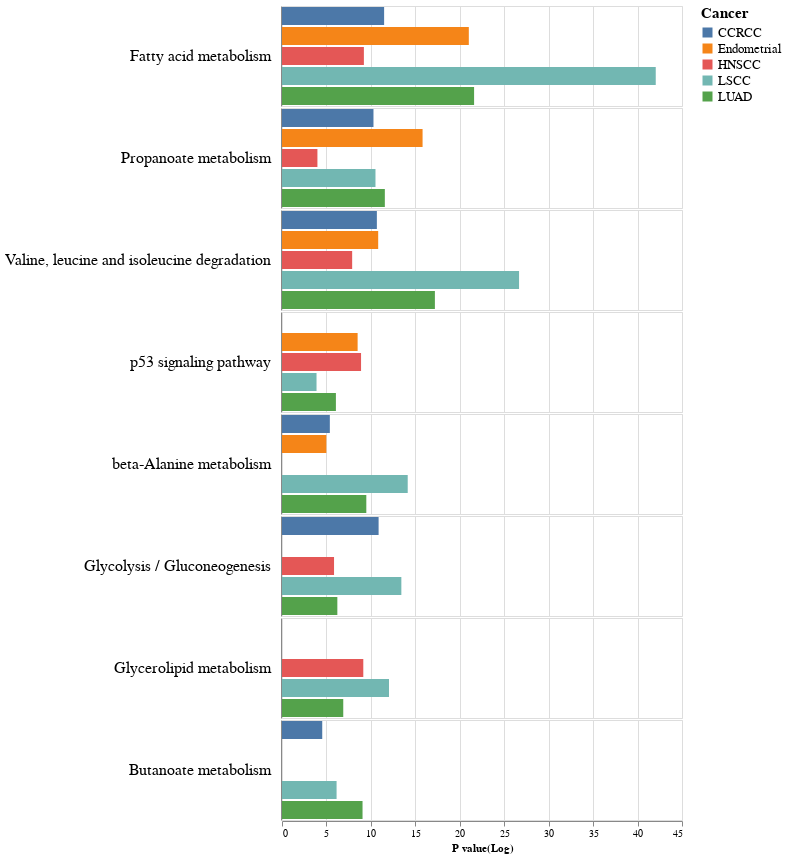

Notebook source saved alongside this figure:
### Code cell
chart = alt.Chart(kegg_df).mark_bar().encode(
    x = alt.X(
        'p_value',
        title = 'P value(Log)'
    ),
    y = alt.Y(
        'Cancer',
        title=None,
        axis=alt.Axis(
                labels=False,
                ticks=False,
                
            )
    ),
    color = 'Cancer',
    row=alt.Row(
        'description:O',
        sort = kegg_df['description'].values,
        spacing=0,
        header=alt.Header(
                title=None,
                labelAngle=0,
                labelAnchor="middle",
                labelOrient="left",
                labelAlign="left",labelFontSize=16
            )
    )
)
chart.configure_axis(
    titleFontSize=13
)
chart.configure_legend(
    titleFontSize=15,
    labelFontSize=13)

### Figure 1 — Vega-Lite specification as saved in the notebook (floating-point values rounded to 4 significant figures)
{"config": {"view": {"continuousWidth": 400, "continuousHeight": 300}, "legend": {"labelFontSize": 13, "titleFontSize": 15}}, "data": {"name": "data-c37a0ce767aadd5bbcdaa6a67b24d19e"}, "mark": "bar", "encoding": {"color": {"field": "Cancer", "type": "nominal"}, "row": {"field": "description", "header": {"labelAlign": "left", "labelAnchor": "middle", "labelAngle": 0, "labelFontSize": 16, "labelOrient": "left", "title": null}, "sort": ["Fatty acid metabolism", "Propanoate metabolism", "Valine, leucine and isoleucine degradation", "p53 signaling pathway", "beta-Alanine metabolism", "Fatty acid metabolism", "Valine, leucine and isoleucine degradation", "beta-Alanine metabolism", "Glycolysis / Gluconeogenesis", "Glycerolipid metabolism", "Propanoate metabolism", "Butanoate metabolism", "p53 signaling pathway", "Fatty acid metabolism", "Valine, leucine and isoleucine degradation", "Propanoate metabolism", "beta-Alanine metabolism", "Butanoate metabolism", "Glycerolipid metabolism", "Glycolysis / Gluconeogenesis", "p53 signaling pathway", "Fatty acid metabolism", "Glycolysis / Gluconeogenesis", "Valine, leucine and isoleucine degradation", "Propanoate metabolism", "beta-Alanine metabolism", "Butanoate metabolism", "Fatty acid metabolism", "Glycerolipid metabolism", "p53 signaling pathway", "Valine, leucine and isoleucine degradation", "Glycolysis / Gluconeogenesis", "Propanoate metabolism"], "spacing": 0, "type": "ordinal"}, "x": {"field": "p_value", "title": "P value(Log)", "type": "quantitative"}, "y": {"axis": {"labels": false, "ticks": false}, "field": "Cancer", "title": null, "type": "nominal"}}, "$schema": "https://vega.github.io/schema/vega-lite/v4.17.0.json", "datasets": {"data-c37a0ce767aadd5bbcdaa6a67b24d19e": [{"description": "Fatty acid metabolism", "p_value": 21.02, "Cancer": "Endometrial"}, {"description": "Propanoate metabolism", "p_value": 15.81, "Cancer": "Endometrial"}, {"description": "Valine, leucine and isoleucine degradation", "p_value": 10.82, "Cancer": "Endometrial"}, {"description": "p53 signaling pathway", "p_value": 8.508, "Cancer": "Endometrial"}, {"description": "beta-Alanine metabolism", "p_value": 4.988, "Cancer": "Endometrial"}, {"description": "Fatty acid metabolism", "p_value": 42.05, "Cancer": "LSCC"}, {"description": "Valine, leucine and isoleucine degradation", "p_value": 26.67, "Cancer": "LSCC"}, {"description": "beta-Alanine metabolism", "p_value": 14.14, "Cancer": "LSCC"}, {"description": "Glycolysis / Gluconeogenesis", "p_value": 13.43, "Cancer": "LSCC"}, {"description": "Glycerolipid metabolism", "p_value": 12.04, "Cancer": "LSCC"}, {"description": "Propanoate metabolism", "p_value": 10.52, "Cancer": "LSCC"}, {"description": "Butanoate metabolism", "p_value": 6.141, "Cancer": "LSCC"}, {"description": "p53 signaling pathway", "p_value": 3.885, "Cancer": "LSCC"}, {"description": "Fatty acid metabolism", "p_value": 21.61, "Cancer": "LUAD"}, {"description": "Valine, leucine and isoleucine degradation", "p_value": 17.2, "Cancer": "LUAD"}, {"description": "Propanoate metabolism", "p_value": 11.57, "Cancer": "LUAD"}, {"description": "beta-Alanine metabolism", "p_value": 9.485, "Cancer": "LUAD"}, {"description": "Butanoate metabolism", "p_value": 9.06, "Cancer": "LUAD"}, {"description": "Glycerolipid metabolism", "p_value": 6.891, "Cancer": "LUAD"}, {"description": "Glycolysis / Gluconeogenesis", "p_value": 6.226, "Cancer": "LUAD"}, {"description": "p53 signaling pathway", "p_value": 6.064, "Cancer": "LUAD"}, {"description": "Fatty acid metabolism", "p_value": 11.49, "Cancer": "CCRCC"}, {"description": "Glycolysis / Gluconeogenesis", "p_value": 10.87, "Cancer": "CCRCC"}, {"description": "Valine, leucine and isoleucine degradation", "p_value": 10.67, "Cancer": "CCRCC"}, {"description": "Propanoate metabolism", "p_value": 10.29, "Cancer": "CCRCC"}, {"description": "beta-Alanine metabolism", "p_value": 5.382, "Cancer": "CCRCC"}, {"description": "Butanoate metabolism", "p_value": 4.527, "Cancer": "CCRCC"}, {"description": "Fatty acid metabolism", "p_value": 9.212, "Cancer": "HNSCC"}, {"description": "Glycerolipid metabolism", "p_value": 9.146, "Cancer": "HNSCC"}, {"description": "p53 signaling pathway", "p_value": 8.894, "Cancer": "HNSCC"}, {"description": "Valine, leucine and isoleucine degradation", "p_value": 7.893, "Cancer": "HNSCC"}, {"description": "Glycolysis / Gluconeogenesis", "p_value": 5.855, "Cancer": "HNSCC"}, {"description": "Propanoate metabolism", "p_value": 3.985, "Cancer": "HNSCC"}]}}
